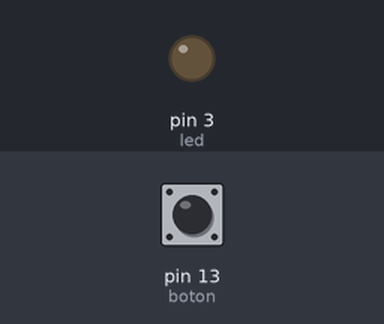
This sketch was run on a simulated Arduino Uno, built with avr-gcc and run on an emulated ATmega328P. On the bench: output pins drawn as LEDs (lit = HIGH). The inputs (shaded band) are chosen by the test bench; at power-on: pin 13 (boton) LOW. What the sketch prints to the serial monitor is not drawn.

Above: at 1.2 s.
1.3 s: pin 13 (boton) pulled HIGH for 0.15 s
At 1.38 s:
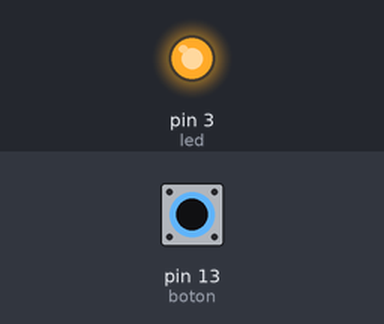
2.9 s: pin 13 (boton) pulled HIGH for 3.2 s
At 7.2 s:
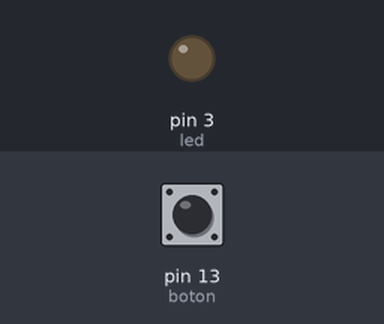
Timing chart, 0 to 8.7 s (numbered marks = the images above; inputs shaded):
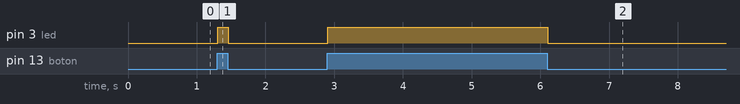

Measured:
- after the input at 1.3 s, pin 3 (led): LOW → HIGH at once, → LOW 0.15 s later
- after the input at 2.9 s, pin 3 (led): LOW → HIGH at once, → LOW 3.2 s later

The sketch:

Practica4.ino
```cpp
// C++ code
//
// Practica Inicio 4. Encendido/apagado de LED con boton
//Variables globales
int boton = 13;
int led = 3;
int estado = 0;
void setup()
{
  // put your setup code here, to run once:
  pinMode(boton, INPUT); // boton como entrada
  pinMode(led, OUTPUT);
  Serial.begin(9600);
}

void loop()
{
  // put your main code here, to run repeatedly:
  //Leemos el estado del boton
  estado = digitalRead(boton);
  //despliegue
  Serial.println(estado);
  //Cambiamos el estado del led
  digitalWrite(led, estado);
}
```
